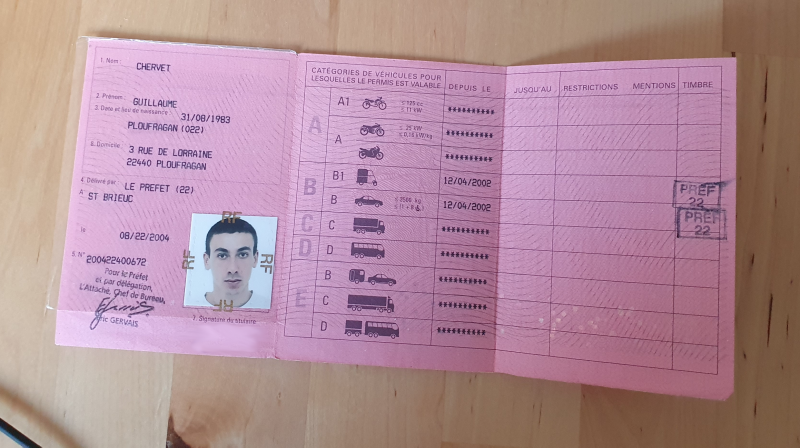
#> input picture 4-usecases/old_french_license.png, 1600 x 895 px (shown at 1/2 size)
$ python main.py
#> lines starting #> are read from the running program, lines starting #| are printed output that depends on the picture; after the words box and inside, x2 and y2 are one past the last pixel; in counts of white or black regions, pixels touching at a corner belong together
### 4-usecases/rectangle_detection.py

import numpy as np
import cv2

from image import normalize_size

def convert_homography_points(homography_points):
    new_homography_points = []
    for points in homography_points:
        new_points = []
        for point in points:
            new_points.append(float(point))
        new_homography_points.append(new_points)
    return new_homography_points

def wrap(box, img):
    input_pts, max_height, max_width, output_pts = reorder_points(box)
    homography_points = cv2.getPerspectiveTransform(input_pts, output_pts)
    img_out = cv2.warpPerspective(img, homography_points, (max_width, max_height), flags=cv2.INTER_LINEAR)
    return img_out, convert_homography_points(homography_points)


def reorder_points(box):
    (pt_A, pt_B, pt_C, pt_D) = box
    points_x = [pt_A[0], pt_B[0], pt_C[0], pt_D[0]]
    points = [pt_A, pt_B, pt_C, pt_D]
    min_x1 = min(points_x)
    points_x.remove(min_x1)
    min_x2 = min(points_x)
    points_x.remove(min_x2)
    p1 = None
    p2 = None
    other_points = []
    for point in points:
        if p1 is None and point[0] == min_x1:
            p1 = point
        elif p2 is None and point[0] == min_x2:
            p2 = point
        else:
            other_points.append(point)
    if p1[1] > p2[1]:
        pt_B = p1
        pt_A = p2
    else:
        pt_B = p2
        pt_A = p1
    points_y = [other_points[0][1], other_points[1][1]]
    min_y3 = min(points_y)
    points_y.remove(min_y3)
    min_y4 = min(points_y)
    p3 = None
    p4 = None
    for point in other_points:
        if p3 is None and point[1] == min_y3:
            p3 = point
        if p4 is None and point[1] == min_y4:
            p4 = point
    pt_D = p3
    pt_C = p4
    width_AD = np.sqrt(((pt_A[0] - pt_D[0]) ** 2) + ((pt_A[1] - pt_D[1]) ** 2))
    width_BC = np.sqrt(((pt_B[0] - pt_C[0]) ** 2) + ((pt_B[1] - pt_C[1]) ** 2))
    max_width = max(int(width_AD), int(width_BC))
    height_AB = np.sqrt(((pt_A[0] - pt_B[0]) ** 2) + ((pt_A[1] - pt_B[1]) ** 2))
    height_CD = np.sqrt(((pt_C[0] - pt_D[0]) ** 2) + ((pt_C[1] - pt_D[1]) ** 2))
    max_height = max(int(height_AB), int(height_CD))
    input_pts = np.float32([pt_A, pt_B, pt_C, pt_D])
    output_pts = np.float32([[0, 0],
                             [0, max_height - 1],
                             [max_width - 1, max_height - 1],
                             [max_width - 1, 0]])
    return input_pts, max_height, max_width, output_pts

def _find_contour(threshold, destination_path="", threshold_min_are=0.48, contour_mode=cv2.RETR_EXTERNAL):
    (h, w) = threshold.shape[:2]
    origin_area = h * w
    percentage_area_min = int(origin_area * threshold_min_are)
    contours, _ = cv2.findContours(threshold, contour_mode,
                                   cv2.CHAIN_APPROX_SIMPLE)

    areas = []
    contours_area = []
    for cnt in contours:
        area = cv2.contourArea(cnt)
        contours_area.append({"area": area, "contour": cnt})
        areas.append(area)

    if len(areas) == 0:
        return None

    max_area = max(areas)
    if max_area < percentage_area_min:
        return None
    # Searching through every region selected to
    # find the required polygon.
    for cnt in contours:
        area = cv2.contourArea(cnt)

        # Shortlisting the regions based on there area.
        if area == max_area:
            return cnt

    return None


# [18 lines left out: function compute_outer_crop_margin_ratio, not called in this run]

class BackgroundExtractor:
    def __init__(self, target_img, target_img_small, environment_mode="production"):
        self.target_img = target_img
        self.target_img_small = target_img_small
        self.bgdModel = np.zeros((1, 65), np.float64)
        self.fgdModel = np.zeros((1, 65), np.float64)
        self.mask = np.zeros(target_img_small.shape[:2], np.uint8)
        self.environment_mode = environment_mode

    def extract_background(self, rectangle, nb_iterations=1, destination_path=""):
        target_img = self.target_img
        img2 = self.target_img_small
        mask = self.mask
        if nb_iterations <= 0:
            return target_img

        cv2.grabCut(img2, mask, rectangle, self.bgdModel, self.fgdModel, nb_iterations, cv2.GC_INIT_WITH_RECT)

        mask2 = np.where((mask == 2) | (mask == 0), 0, 1).astype('uint8')
        img2 = img2 * mask2[:, :, np.newaxis]
        if self.environment_mode == "development":
            cv2.imwrite(destination_path + "3_contour_origin.png", img2)
        (h, w) = target_img.shape[:2]
        mask3 = cv2.resize(mask2, (w, h), interpolation=cv2.INTER_AREA)
        target_img = target_img * mask3[:, :, np.newaxis]
        return target_img

def add_border(src, color=[0, 0, 0], border_type=cv2.BORDER_CONSTANT):
    top = int(0.05 * src.shape[0])  # shape[0] = rows
    bottom = top
    left = int(0.05 * src.shape[1])  # shape[1] = cols
    right = left
    border_type = border_type
    value = color
    dst = cv2.copyMakeBorder(src, top, bottom, left, right, border_type, None, value)
    return dst, top, left

def add_border_cleaned(thresh):
    (H, W) = thresh.shape[:2]
    thresh, border_size_top, border_size_left = add_border(thresh)
    top = int(0.02 * thresh.shape[0])
    left = int(0.02 * thresh.shape[1])
    margin = int(top + left / 2)
    cv2.rectangle(thresh, (border_size_left, border_size_top), (W + border_size_left, H + border_size_top), (0, 0, 0),
                  margin)
    return thresh

def extract_rectangle(target_img, destination_path="", environment_mode="production"):
    gray = cv2.cvtColor(target_img, cv2.COLOR_BGR2GRAY)
    thresh = cv2.adaptiveThreshold(gray, 255, cv2.ADAPTIVE_THRESH_MEAN_C, cv2.THRESH_BINARY, 15, -2)
    thresh = add_border_cleaned(thresh)
    kernel = np.ones((3, 3), np.uint8)
    thresh = cv2.morphologyEx(thresh, cv2.MORPH_OPEN, kernel, iterations=2)
    dilate_iteration = 16
    img_tmp_size = 360
    thresh = cv2.dilate(thresh, kernel, iterations=dilate_iteration)
    if environment_mode == "development":
        cv2.imwrite(destination_path + "1_threshold.png", thresh)
    contour = _find_contour(thresh, destination_path=destination_path)
    target_img, border_size_top, border_size_left = add_border(target_img, border_type=cv2.BORDER_REPLICATE)
    if environment_mode == "development":
        cv2.imwrite(destination_path + "2_margin.png", target_img)
    img2 = target_img.copy()
    img2, ratio = normalize_size(img2, img_tmp_size)
    color = (0, 0, 255)
    if contour is not None:
        x, y, w, h = cv2.boundingRect(contour)
        coordinates = (int(x * ratio), int(y * ratio), int(w * ratio), int(h * ratio))
        rectangle = coordinates
    else:
        x, y, w, h = (border_size_left, border_size_top, target_img.shape[1] - border_size_left * 2,
                      target_img.shape[0] - border_size_top * 2)
        rectangle = (int(x * ratio), int(y * ratio), int(w * ratio), int(h * ratio))
        color = (0, 255, 0)
    background_extrator = BackgroundExtractor(target_img.copy(), img2, environment_mode)
    img_foreground = background_extrator.extract_background(rectangle, 7, destination_path=destination_path)
    if environment_mode == "development":
        cv2.imwrite(destination_path + "4_img_foreground.png", img_foreground)

    contour2 = _find_contour(cv2.cvtColor(img_foreground, cv2.COLOR_BGR2GRAY), destination_path=destination_path,
                             contour_mode=cv2.RETR_EXTERNAL)
    if contour2 is not None:
        contour = contour2
        color = (255, 0, 0)

    if contour is not None:
        rect = cv2.minAreaRect(contour)
        box = cv2.boxPoints(rect)
        box = np.int0(box)
        if environment_mode == "development":
            cv2.drawContours(img_foreground, [box], 0, color, 20)
            cv2.imwrite(destination_path + "5_img_foreground.png", img_foreground)
        return wrap(box, target_img)
    else:
        destination_img = target_img
    return destination_img, None

### 4-usecases/image.py
import cv2
import numpy as np


# [26 lines left out: functions set_horizontal, rotate_bound, not called in this run]

def image_resize(image, width=None, height=None, inter=cv2.INTER_AREA):
    # initialize the dimensions of the image to be resized and
    # grab the image size
    (h, w) = image.shape[:2]

    # if both the width and height are None, then return the
    # original image
    if width is None and height is None:
        return image, 1

    # check to see if the width is None
    if width is None:
        # calculate the ratio of the height and construct the
        # dimensions
        ratio = height / float(h)
        dim = (int(w * ratio), height)

    # otherwise, the height is None
    else:
        # calculate the ratio of the width and construct the
        # dimensions
        ratio = width / float(w)
        dim = (width, int(h * ratio))

    # resize the image
    resized = cv2.resize(image, dim, interpolation=inter)

    # return the resized image
    return resized, ratio


def normalize_size(target_img, max_size):
    ratio = 1
    if target_img.shape[1] > target_img.shape[0] and target_img.shape[1] > max_size:
        target_img, ratio = image_resize(target_img, width=max_size)

    if target_img.shape[0] >= target_img.shape[1] or target_img.shape[0] > max_size:
        target_img, ratio = image_resize(target_img, height=max_size)

    return target_img, ratio

### 4-usecases/main.py
import cv2
from rectangle_detection import extract_rectangle

original = cv2.imread('old_french_license.png')
#> original is the input picture: shape (895, 1600, 3); mean B, G, R 153.6, 140.8, 177.8

destination_path = "./output/"
rectangle_img, homography_points = extract_rectangle(original, destination_path, environment_mode="development")
#> in extract_rectangle, `thresh = cv2.adaptiveThreshold(gray, 255, cv2.ADAPTIVE_THRESH_MEAN_C, ..`:
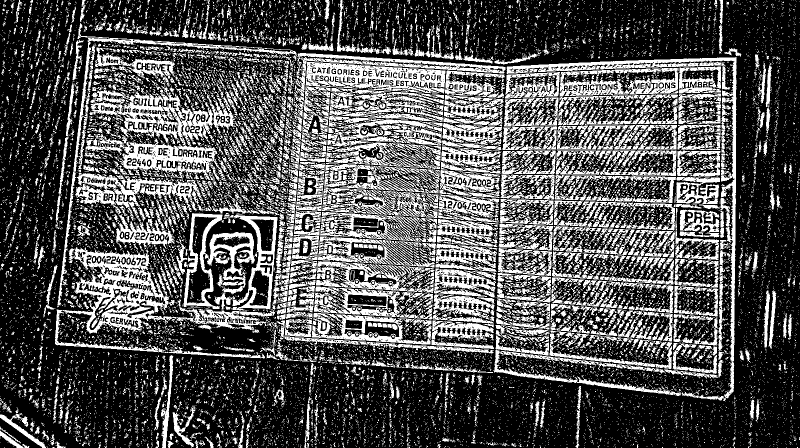
#> thresh: shape (895, 1600) (shown at 1/2 size); 32.4% white; 17490 white regions (15691 under 20 px), largest, box (x1, y1, x2, y2) and area: (110, 494, 551, 717) 20327, (171, 171, 477, 362) 20274, (367, 426, 555, 621) 12804
#> in add_border, `dst = cv2.copyMakeBorder(src, top, bottom, left, right, border_type, N..`:
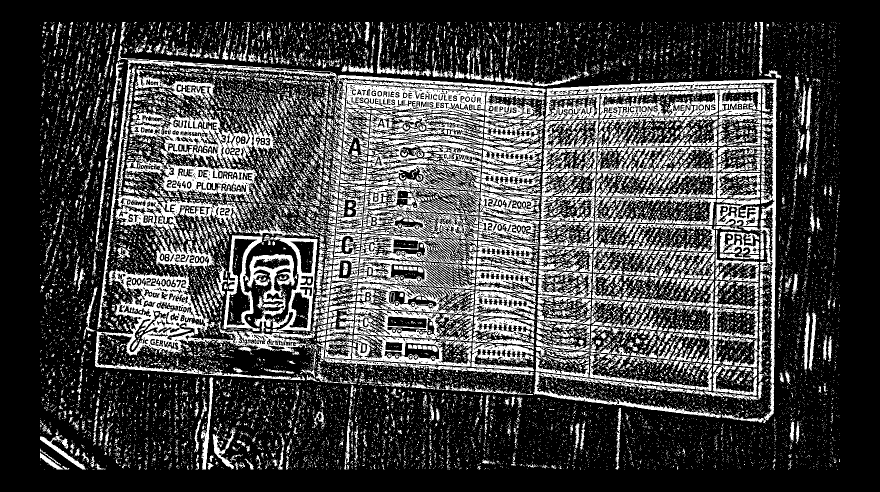
#> dst: shape (983, 1760) (shown at 1/2 size); 26.8% white; 17490 white regions (15691 under 20 px), largest, box (x1, y1, x2, y2) and area: (190, 538, 631, 761) 20327, (251, 215, 557, 406) 20274, (447, 470, 635, 665) 12804
#> in add_border_cleaned, `thresh, border_size_top, border_size_left = add_border(thresh)`: border_size_top = 44; border_size_left = 80
#> in extract_rectangle, `thresh = cv2.morphologyEx(thresh, cv2.MORPH_OPEN, kernel, iterations=2)`: thresh: shape (983, 1760); 9.1% white; 2067 white regions, largest, box (x1, y1, x2, y2) and area: (561, 475, 635, 662) 3581, (458, 471, 524, 657) 2875, (327, 330, 444, 382) 2469
#> in extract_rectangle, `thresh = cv2.dilate(thresh, kernel, iterations=dilate_iteration)`: thresh: shape (983, 1760); 52.4% white; 73 black regions (18 under 20 px)
#> in _find_contour, `contours, _ = cv2.findContours(threshold, contour_mode, cv2.CHAIN_APPR..`: contours = 22 contours; largest, box (x1, y1, x2, y2) and area: (133, 76, 1678, 937) 888578, (83, 862, 174, 937) 5301, (505, 735, 617, 776) 4099, (677, 841, 716, 929) 3139, (1565, 834, 1614, 895) 2758
#> the loop in _find_contour, `for cnt in contours:` made 22 passes
#> area on passes 3, 4, 5, 6, 7, 9, 10, 14, 15, 16, 17, 18: 5301, 2003, 3139, 2757.5, 2483, 2045.5, 1438, 4099, 2285.5, 2346, 1768.5, 888578.5
#> (cnt, area) on passes 1, 2, 8, 11, 12, 13: ([[1217, 898], [1217, 934], [1253, 934], [1253, 898]], 1296), ([[558, 877], [558, 913], [594, 913], [594, 877]], 1296), ([[625, 821], [625, 858], [661, 858], [661, 821]], 1332), ([[141, 763], [141, 799], [177, 799], [177, 763]], 1296), ([[779, 751], [779, 788], [815, 788], [815, 751]], 1332), ([[741, 747], [741, 783], [777, 783], [777, 747]], 1296)
#> after the loop in _find_contour, `for cnt in contours:`: areas = [1296, 1296, 5301, 2003, 3139, 2757.5, 2483, 1332, 2045.5, 1438, 1296, 1332, 1296, 4099, 2285.5, 2346, 1768.5, 888578.5, 1296, 1332, 1404, 1843]; contours_area = 22 items
#> in _find_contour, `max_area = max(areas)`: max_area = 888578.5
#> the loop in _find_contour, `for cnt in contours:` made 18 passes
#> in extract_rectangle, `contour = _find_contour(thresh, destination_path=destination_path)`: contour = contour of 919 points, box (x1, y1, x2, y2) (133, 76, 1678, 937), area 888578
#> in extract_rectangle, `target_img, border_size_top, border_size_left = add_border(target_img,..`: border_size_top = 44; border_size_left = 80
#> in image_resize, `resized = cv2.resize(image, dim, interpolation=inter)`:
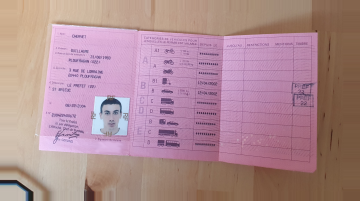
#> resized: shape (201, 360, 3); mean B, G, R 146.7, 139.7, 174.8
#> in normalize_size, `target_img, ratio = image_resize(target_img, width=max_size)`: ratio = 0.205
#> in extract_rectangle, `x, y, w, h = cv2.boundingRect(contour)`: x = 133; y = 76; w = 1545; h = 861
#> in extract_rectangle, `coordinates = (int(x * ratio), int(y * ratio), int(w * ratio), int(h *..`: coordinates = (27, 15, 316, 176)
#> in extract_background, `mask3 = cv2.resize(mask2, (w, h), interpolation=cv2.INTER_AREA)`:
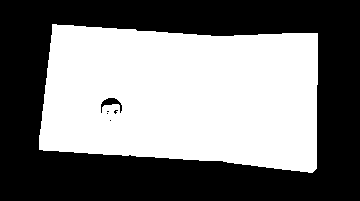
#> mask2: shape (201, 360); values 0 (black) and 1 (white), 48.3% white; 1 white region
#> call 2 of _find_contour, with destination_path = './output/', threshold_min_are = 0.48, contour_mode = 0
#> in _find_contour (call 2), `contours, _ = cv2.findContours(threshold, contour_mode, cv2.CHAIN_APPR..`: contours = 1 contour; box (x1, y1, x2, y2) and area: (191, 117, 1555, 846) 836578
#> in _find_contour (call 2), `contours, _ = cv2.findContours(threshold, contour_mode, cv2.CHAIN_APPR..`:
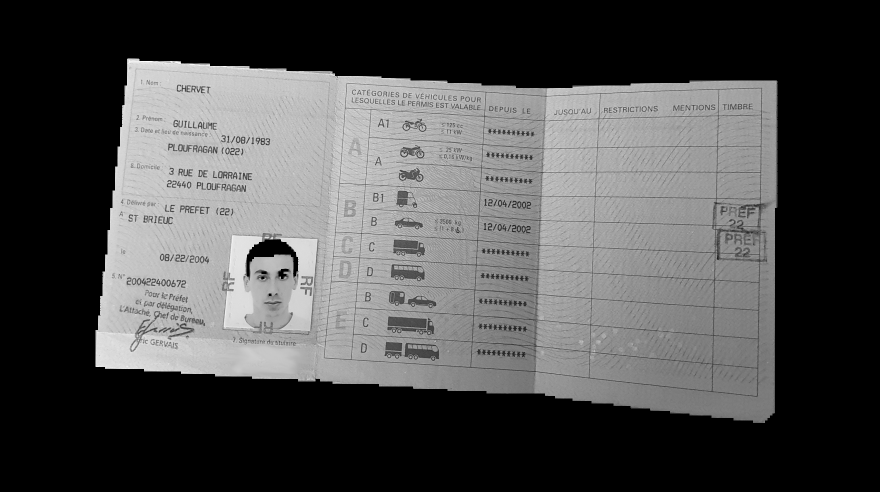
#> threshold: shape (983, 1760) (shown at 1/2 size); min 0, max 254, mean 78
#> the loop in _find_contour (call 2), `for cnt in contours:` made 1 pass
#> area on pass 1: 836578.5
#> after the loop in _find_contour (call 2), `for cnt in contours:`: areas = [836578.5]; contours_area = 1 item
#> in _find_contour (call 2), `max_area = max(areas)`: max_area = 836578.5
#> the loop in _find_contour, `for cnt in contours:` made 1 pass
#> in extract_rectangle, `contour2 = _find_contour(cv2.cvtColor(img_foreground, cv2.COLOR_BGR2GR..`: contour2 = contour of 269 points, box (x1, y1, x2, y2) (191, 117, 1555, 846), area 836578
#> in extract_rectangle, `contour = contour2`: contour has the same summary as contour2
#> in extract_rectangle, `rect = cv2.minAreaRect(contour)`: rect = ((879, 480.6), (685.2, 1362.9), -88.03)
#> in extract_rectangle, `box = cv2.boxPoints(rect)`: box = [[1548.3, 846.5], [186.2, 799.5], [209.8, 114.7], [1571.9, 161.7]]
#> in extract_rectangle, `box = np.int0(box)`: box = [[1548, 846], [186, 799], [209, 114], [1571, 161]]
#> in extract_rectangle, `cv2.drawContours(img_foreground, [box], 0, color, 20)`:
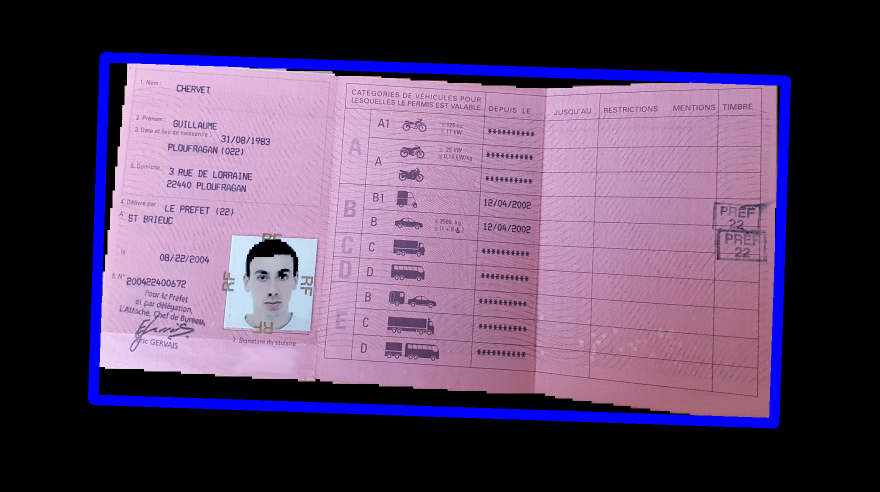
#> img_foreground: shape (983, 1760, 3) (shown at 1/2 size); mean of channels 0, 1, 2 98.8, 69.2, 90.4; drawn as B, G, R
#> in reorder_points, `(pt_A, pt_B, pt_C, pt_D) = box`: pt_A = [1548, 846]; pt_B = [186, 799]; pt_C = [209, 114]; pt_D = [1571, 161]
#> in reorder_points, `points_x = [pt_A[0], pt_B[0], pt_C[0], pt_D[0]]`: points_x = [1548, 186, 209, 1571]
#> in reorder_points, `points = [pt_A, pt_B, pt_C, pt_D]`: points = [[1548, 846], [186, 799], [209, 114], [1571, 161]]
#> in reorder_points, `min_x1 = min(points_x)`: min_x1 = 186
#> in reorder_points, `min_x2 = min(points_x)`: min_x2 = 209
#> the loop in reorder_points, `for point in points:` made 4 passes
#> after the loop in reorder_points, `for point in points:`: other_points = [[1548, 846], [1571, 161]]
#> in reorder_points, `pt_A = p2`: pt_A = [209, 114]
#> in reorder_points, `points_y = [other_points[0][1], other_points[1][1]]`: points_y = [846, 161]
#> in reorder_points, `min_y3 = min(points_y)`: min_y3 = 161
#> in reorder_points, `min_y4 = min(points_y)`: min_y4 = 846
#> the loop in reorder_points, `for point in other_points:` made 2 passes
#> in reorder_points, `pt_C = p4`: pt_C = [1548, 846]
#> in reorder_points, `width_AD = np.sqrt(((pt_A[0] - pt_D[0]) ** 2) + ((pt_A[1] - pt_D[1]) *..`: width_AD = 1362.8
#> in reorder_points, `max_width = max(int(width_AD), int(width_BC))`: max_width = 1362
#> in reorder_points, `height_AB = np.sqrt(((pt_A[0] - pt_B[0]) ** 2) + ((pt_A[1] - pt_B[1]) ..`: height_AB = 685.4
#> in reorder_points, `max_height = max(int(height_AB), int(height_CD))`: max_height = 685
#> in reorder_points, `input_pts = np.float32([pt_A, pt_B, pt_C, pt_D])`: input_pts = [[209, 114], [186, 799], [1548, 846], [1571, 161]]
#> in reorder_points, `output_pts = np.float32([[0, 0], [0, max_height - 1], [max_width - 1, ..`: output_pts = [[0, 0], [0, 684], [1361, 684], [1361, 0]]
#> in wrap, `input_pts, max_height, max_width, output_pts = reorder_points(box)`: input_pts = [[209, 114], [186, 799], [1548, 846], [1571, 161]]; max_height = 685; max_width = 1362; output_pts = [[0, 0], [0, 684], [1361, 684], [1361, 0]]
#> in wrap, `homography_points = cv2.getPerspectiveTransform(input_pts, output_pts)`: homography_points = [[0.998, 0.0335, -212.4], [-0.0344, 0.997, -106.5], [-4.26e-20, -9.29e-20, 1]]
#> in wrap, `img_out = cv2.warpPerspective(img, homography_points, (max_width, max_..`:
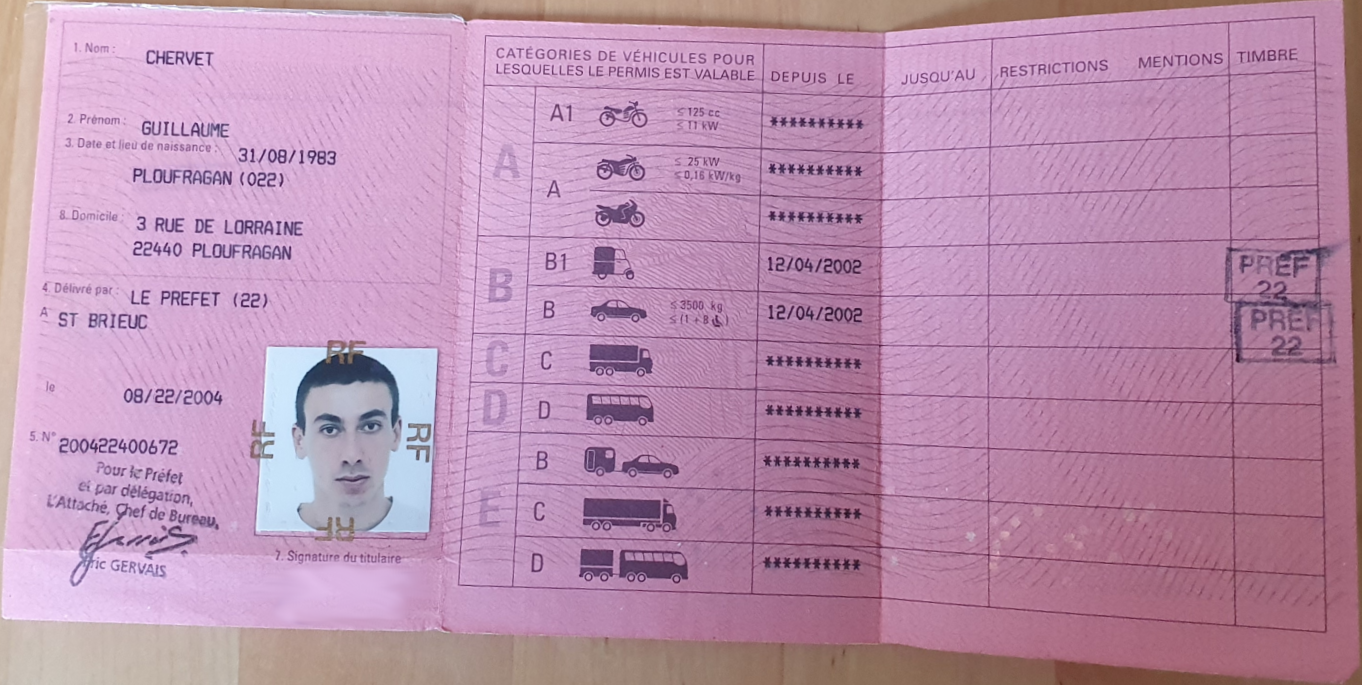
#> img_out: shape (685, 1362, 3); mean B, G, R 174.2, 143.9, 186.3
#> the loop in convert_homography_points, `for points in homography_points:` made 3 passes
#> after the loop in convert_homography_points, `for points in homography_points:`: new_homography_points has the same summary as homography_points in wrap

cv2.imwrite(destination_path + "6_img_rectangle.png", rectangle_img)
